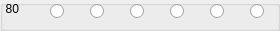
              <widget class="QGroupBox" name="groupBox_4">
               <property name="title">
                <string/>
               </property>
               <widget class="QRadioButton" name="radioButton80RxAnt1">
                <property name="geometry">
                 <rect>
                  <x>50</x>
                  <y>0</y>
                  <width>21</width>
                  <height>22</height>
                 </rect>
                </property>
                <property name="text">
                 <string/>
                </property>
               </widget>
               <widget class="QRadioButton" name="radioButton80RxAnt2">
                <property name="geometry">
                 <rect>
                  <x>90</x>
                  <y>0</y>
                  <width>21</width>
                  <height>22</height>
                 </rect>
                </property>
                <property name="text">
                 <string/>
                </property>
               </widget>
               <widget class="QRadioButton" name="radioButton80RxAnt3">
                <property name="geometry">
                 <rect>
                  <x>130</x>
                  <y>0</y>
                  <width>21</width>
                  <height>22</height>
                 </rect>
                </property>
                <property name="text">
                 <string/>
                </property>
               </widget>
               <widget class="QRadioButton" name="radioButton80RxRX1">
                <property name="geometry">
                 <rect>
                  <x>170</x>
                  <y>0</y>
                  <width>21</width>
                  <height>22</height>
                 </rect>
                </property>
                <property name="text">
                 <string/>
                </property>
               </widget>
               <widget class="QRadioButton" name="radioButton80RxRX2">
                <property name="geometry">
                 <rect>
                  <x>210</x>
                  <y>0</y>
                  <width>21</width>
                  <height>22</height>
                 </rect>
                </property>
                <property name="text">
                 <string/>
                </property>
               </widget>
               <widget class="QRadioButton" name="radioButton80RxXVRX">
                <property name="geometry">
                 <rect>
                  <x>250</x>
                  <y>0</y>
                  <width>21</width>
                  <height>22</height>
                 </rect>
                </property>
                <property name="text">
                 <string/>
                </property>
               </widget>
               <widget class="QLabel" name="label_25">
                <property name="geometry">
                 <rect>
                  <x>0</x>
                  <y>0</y>
                  <width>19</width>
                  <height>18</height>
                 </rect>
                </property>
                <property name="sizePolicy">
                 <sizepolicy hsizetype="Minimum" vsizetype="Preferred">
                  <horstretch>0</horstretch>
                  <verstretch>0</verstretch>
                 </sizepolicy>
                </property>
                <property name="text">
                 <string>80</string>
                </property>
                <property name="alignment">
                 <set>Qt::AlignRight|Qt::AlignTrailing|Qt::AlignVCenter</set>
                </property>
               </widget>
              </widget>
